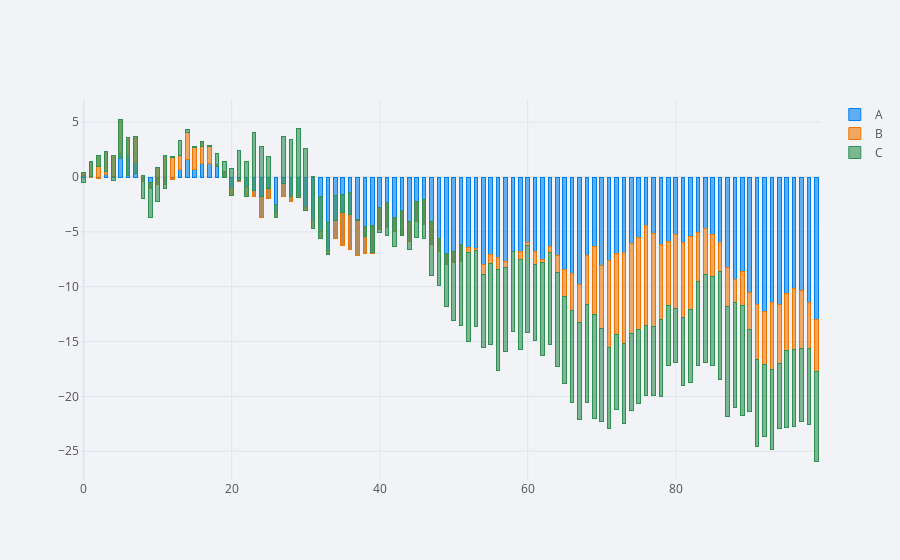

The cell this chart's notebook holds for it:
### Code cell
cf.set_config_file(theme='polar')
df.iplot(kind = 'bar', bargap=0.5, barmode='stack')
